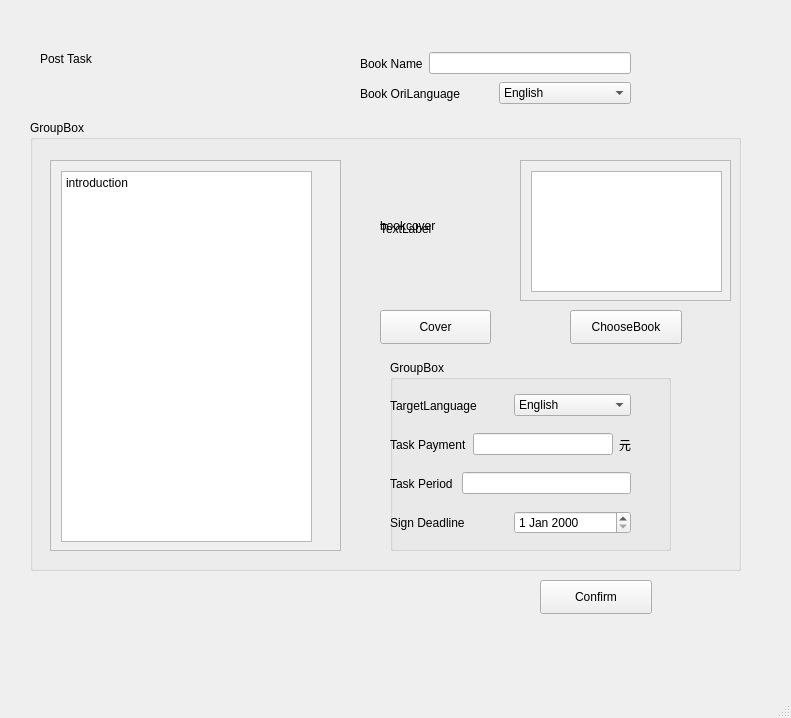
<?xml version="1.0" encoding="UTF-8"?>
<ui version="4.0">
 <class>postTaskWindow</class>
 <widget class="QMainWindow" name="postTaskWindow">
  <property name="geometry">
   <rect>
    <x>0</x>
    <y>0</y>
    <width>791</width>
    <height>718</height>
   </rect>
  </property>
  <property name="windowTitle">
   <string>MainWindow</string>
  </property>
  <widget class="QWidget" name="centralwidget">
   <widget class="QGroupBox" name="postgroupBox">
    <property name="geometry">
     <rect>
      <x>30</x>
      <y>120</y>
      <width>711</width>
      <height>451</height>
     </rect>
    </property>
    <property name="title">
     <string>GroupBox</string>
    </property>
    <widget class="QScrollArea" name="scrollArea_2">
     <property name="geometry">
      <rect>
       <x>20</x>
       <y>40</y>
       <width>291</width>
       <height>391</height>
      </rect>
     </property>
     <property name="widgetResizable">
      <bool>true</bool>
     </property>
     <widget class="QWidget" name="scrollAreaWidgetContents_2">
      <property name="geometry">
       <rect>
        <x>0</x>
        <y>0</y>
        <width>289</width>
        <height>389</height>
       </rect>
      </property>
      <widget class="QPlainTextEdit" name="taskintroedit">
       <property name="geometry">
        <rect>
         <x>10</x>
         <y>10</y>
         <width>251</width>
         <height>371</height>
        </rect>
       </property>
       <property name="plainText">
        <string>introduction
</string>
       </property>
      </widget>
     </widget>
    </widget>
    <widget class="QGroupBox" name="groupBox">
     <property name="geometry">
      <rect>
       <x>360</x>
       <y>240</y>
       <width>281</width>
       <height>191</height>
      </rect>
     </property>
     <property name="title">
      <string>GroupBox</string>
     </property>
     <widget class="QWidget" name="layoutWidget_12">
      <property name="geometry">
       <rect>
        <x>0</x>
        <y>150</y>
        <width>241</width>
        <height>26</height>
       </rect>
      </property>
      <layout class="QHBoxLayout" name="horizontalLayout_17">
       <item>
        <widget class="QLabel" name="signupdeadline">
         <property name="text">
          <string>Sign Deadline</string>
         </property>
        </widget>
       </item>
       <item>
        <widget class="QDateEdit" name="signupdeadlineedit"/>
       </item>
      </layout>
     </widget>
     <widget class="QWidget" name="layoutWidget_14">
      <property name="geometry">
       <rect>
        <x>0</x>
        <y>110</y>
        <width>241</width>
        <height>27</height>
       </rect>
      </property>
      <layout class="QHBoxLayout" name="horizontalLayout_16">
       <item>
        <widget class="QLabel" name="circletimelabel">
         <property name="text">
          <string>Task Period </string>
         </property>
        </widget>
       </item>
       <item>
        <widget class="QLineEdit" name="circletimeedit"/>
       </item>
      </layout>
     </widget>
     <widget class="QWidget" name="layoutWidget_15">
      <property name="geometry">
       <rect>
        <x>0</x>
        <y>30</y>
        <width>241</width>
        <height>31</height>
       </rect>
      </property>
      <layout class="QHBoxLayout" name="horizontalLayout_19">
       <item>
        <widget class="QLabel" name="transferTypelabel">
         <property name="text">
          <string>TargetLanguage</string>
         </property>
        </widget>
       </item>
       <item>
        <widget class="QComboBox" name="targetlanedit">
         <item>
          <property name="text">
           <string>English</string>
          </property>
         </item>
         <item>
          <property name="text">
           <string>Chinese</string>
          </property>
         </item>
         <item>
          <property name="text">
           <string>French</string>
          </property>
         </item>
        </widget>
       </item>
      </layout>
     </widget>
     <widget class="QWidget" name="">
      <property name="geometry">
       <rect>
        <x>0</x>
        <y>70</y>
        <width>241</width>
        <height>29</height>
       </rect>
      </property>
      <layout class="QHBoxLayout" name="horizontalLayout_2">
       <item>
        <layout class="QHBoxLayout" name="horizontalLayout_18">
         <item>
          <widget class="QLabel" name="taskpaymentlabel">
           <property name="text">
            <string>Task Payment</string>
           </property>
          </widget>
         </item>
         <item>
          <widget class="QLineEdit" name="taskpaymentedit"/>
         </item>
        </layout>
       </item>
       <item>
        <widget class="QLabel" name="label">
         <property name="text">
          <string>元</string>
         </property>
        </widget>
       </item>
      </layout>
     </widget>
    </widget>
    <widget class="QLabel" name="bookcoverlabel">
     <property name="geometry">
      <rect>
       <x>350</x>
       <y>30</y>
       <width>121</width>
       <height>151</height>
      </rect>
     </property>
     <property name="text">
      <string>bookcover</string>
     </property>
    </widget>
    <widget class="QPushButton" name="choosecoverbutton">
     <property name="geometry">
      <rect>
       <x>350</x>
       <y>190</y>
       <width>111</width>
       <height>34</height>
      </rect>
     </property>
     <property name="text">
      <string>Cover</string>
     </property>
    </widget>
    <widget class="QScrollArea" name="scrollArea">
     <property name="geometry">
      <rect>
       <x>490</x>
       <y>40</y>
       <width>211</width>
       <height>141</height>
      </rect>
     </property>
     <property name="widgetResizable">
      <bool>true</bool>
     </property>
     <widget class="QWidget" name="scrollAreaWidgetContents">
      <property name="geometry">
       <rect>
        <x>0</x>
        <y>0</y>
        <width>209</width>
        <height>139</height>
       </rect>
      </property>
      <widget class="QTextBrowser" name="bookbrowser">
       <property name="geometry">
        <rect>
         <x>10</x>
         <y>10</y>
         <width>191</width>
         <height>121</height>
        </rect>
       </property>
      </widget>
     </widget>
    </widget>
    <widget class="QPushButton" name="choosebookbutton">
     <property name="geometry">
      <rect>
       <x>540</x>
       <y>190</y>
       <width>112</width>
       <height>34</height>
      </rect>
     </property>
     <property name="text">
      <string>ChooseBook</string>
     </property>
    </widget>
    <widget class="QLabel" name="bookcoverroad">
     <property name="geometry">
      <rect>
       <x>350</x>
       <y>100</y>
       <width>81</width>
       <height>18</height>
      </rect>
     </property>
     <property name="text">
      <string>TextLabel</string>
     </property>
    </widget>
    <zorder>scrollArea_2</zorder>
    <zorder>groupBox</zorder>
    <zorder>choosecoverbutton</zorder>
    <zorder>scrollArea</zorder>
    <zorder>choosebookbutton</zorder>
    <zorder>bookcoverroad</zorder>
    <zorder>bookcoverlabel</zorder>
   </widget>
   <widget class="QLabel" name="posttasklabel">
    <property name="geometry">
     <rect>
      <x>40</x>
      <y>50</y>
      <width>81</width>
      <height>18</height>
     </rect>
    </property>
    <property name="text">
     <string>Post Task</string>
    </property>
   </widget>
   <widget class="QWidget" name="layoutWidget_16">
    <property name="geometry">
     <rect>
      <x>360</x>
      <y>80</y>
      <width>271</width>
      <height>27</height>
     </rect>
    </property>
    <layout class="QHBoxLayout" name="horizontalLayout_21">
     <item>
      <widget class="QLabel" name="bookorilanlabel">
       <property name="text">
        <string>Book OriLanguage</string>
       </property>
      </widget>
     </item>
     <item>
      <widget class="QComboBox" name="bookorilanedit">
       <item>
        <property name="text">
         <string>English</string>
        </property>
       </item>
       <item>
        <property name="text">
         <string>Chinese</string>
        </property>
       </item>
       <item>
        <property name="text">
         <string>French</string>
        </property>
       </item>
      </widget>
     </item>
    </layout>
   </widget>
   <widget class="QWidget" name="layoutWidget">
    <property name="geometry">
     <rect>
      <x>360</x>
      <y>50</y>
      <width>271</width>
      <height>27</height>
     </rect>
    </property>
    <layout class="QHBoxLayout" name="horizontalLayout_20">
     <item>
      <widget class="QLabel" name="booknamelabel">
       <property name="text">
        <string>Book Name</string>
       </property>
      </widget>
     </item>
     <item>
      <widget class="QLineEdit" name="booknameedit"/>
     </item>
    </layout>
   </widget>
   <widget class="QPushButton" name="confirmposttask">
    <property name="geometry">
     <rect>
      <x>540</x>
      <y>580</y>
      <width>112</width>
      <height>34</height>
     </rect>
    </property>
    <property name="text">
     <string>Confirm</string>
    </property>
   </widget>
   <widget class="QWidget" name="">
    <property name="geometry">
     <rect>
      <x>0</x>
      <y>0</y>
      <width>2</width>
      <height>2</height>
     </rect>
    </property>
    <layout class="QVBoxLayout" name="verticalLayout"/>
   </widget>
   <widget class="QWidget" name="">
    <property name="geometry">
     <rect>
      <x>0</x>
      <y>0</y>
      <width>2</width>
      <height>2</height>
     </rect>
    </property>
    <layout class="QHBoxLayout" name="horizontalLayout"/>
   </widget>
  </widget>
  <widget class="QMenuBar" name="menubar">
   <property name="geometry">
    <rect>
     <x>0</x>
     <y>0</y>
     <width>791</width>
     <height>30</height>
    </rect>
   </property>
  </widget>
  <widget class="QStatusBar" name="statusbar"/>
 </widget>
 <resources/>
 <connections/>
</ui>
